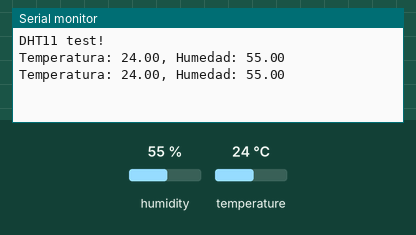
This sketch was run on a simulated ESP32. On the bench: the last lines printed to the serial monitor. Inputs (shaded band) come from the test bench; at power-on: humidity 55 %, temperature 24 °C.

Above: at 10.8 s.
10.9 s: humidity set to 22 %
At 16.3 s:
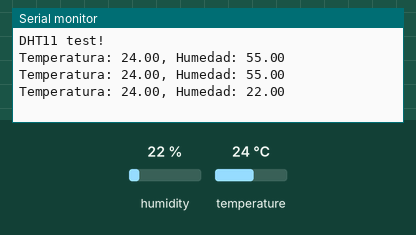
18.4 s: temperature set to 12 °C
At 20.9 s:
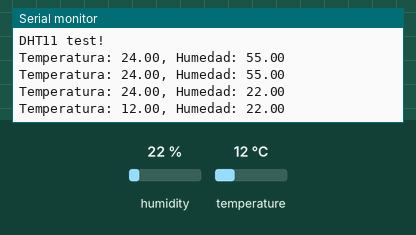
25.9 s: humidity set to 40 %
At 31.5 s:
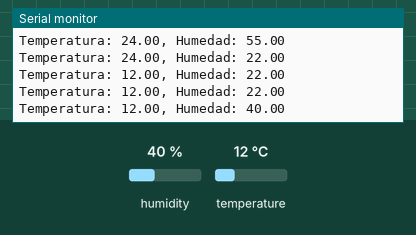
Timing chart, 0 to 33.0 s (numbered marks = the images above; inputs shaded):
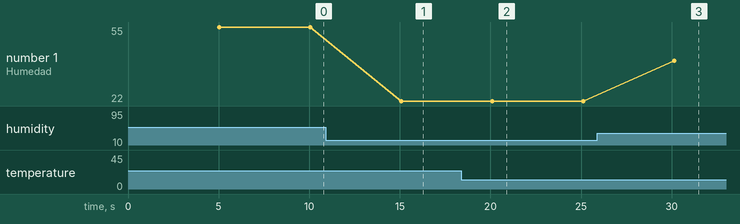

The sketch:

esp32_DHT11.ino
```cpp
#include <DHT.h>


#define DHTTYPE DHT11
#define DHTPIN 4

DHT dht(DHTPIN, DHT11);

float temp, hume;

void setup() {
  Serial.begin(9600);
  Serial.println(F("DHT11 test!"));
  dht.begin();
  if (isnan(hume)||isnan(temp)){
    Serial.println(F("Falla en la lectura del sensor"));
    return;
  }
}

void loop() {
  delay(5000);
  hume = dht.readHumidity();
  temp = dht.readTemperature();
  Serial.println("Temperatura: " + String(temp) + ", Humedad: " + String(hume));
}
```

Measured:
- after the input at 10.9 s, the serial monitor: prints a new line after 4.2 s (image 1)
- after the input at 18.4 s, the serial monitor: prints a new line after 1.7 s (image 2)
- after the input at 25.9 s, the serial monitor: prints a new line after 4.2 s (image 3)
- plotted number 1: 55 → 22 after the input at 10.9 s, 22 → 40 after the input at 25.9 s
